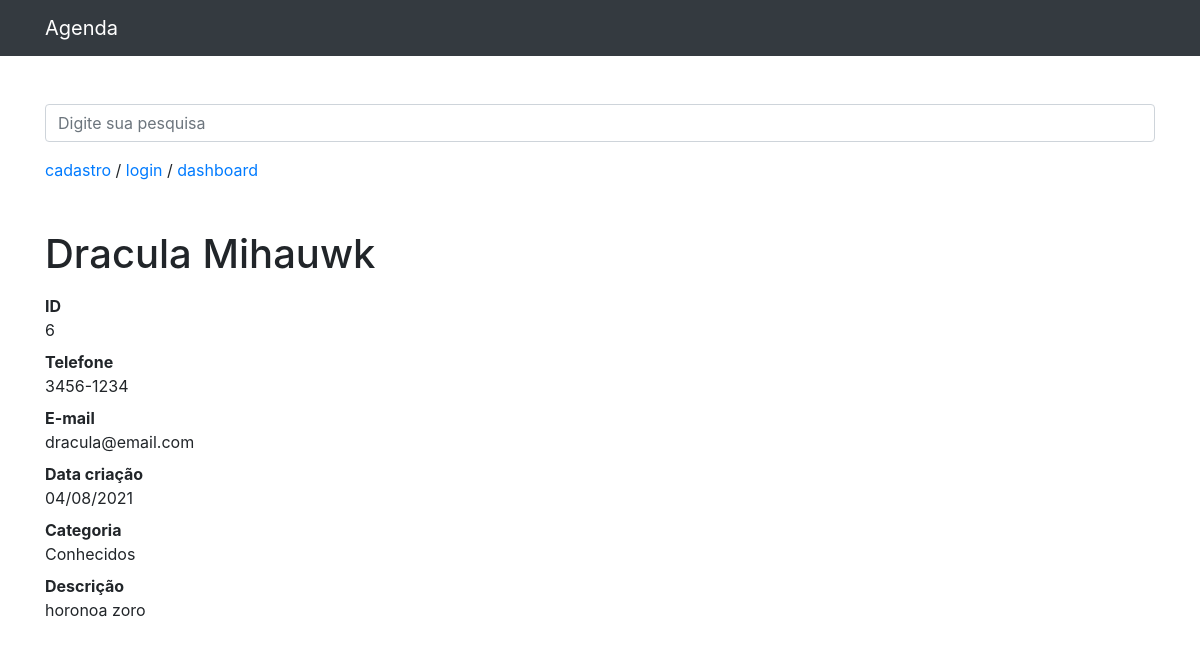
Page /6 on the committed database.
### contatos/models.py (models this page shows, shortened)
class Contato(models.Model):
    nome = models.CharField(max_length=255)
    sobrenome = models.CharField(max_length=255, blank=True)
    telefone = models.CharField(max_length=255)
    email = models.CharField(max_length=255, blank=True)
    data_cria = models.DateTimeField(default=timezone.now)
    descricao = models.TextField(blank=True)
    categoria = models.ForeignKey(Categoria, on_delete=models.DO_NOTHING)
    mostrar = models.BooleanField(default=True)
    foto = models.ImageField(blank=True, upload_to='fotos/%Y/%m/')

class Categoria(models.Model):
    nome = models.CharField(max_length=255)
    def __str__(self):
        return self.nome

### contatos/views.py (the view)
# urls.py: path('<int:contato_id>', views.ver_contato, name='ver_contato'),
def ver_contato(request, contato_id):
    contatos = get_object_or_404(Contato, id=contato_id)
    if not contatos.mostrar:
        raise Http404()
    return render(request, 'contatos/ver_contato.html', {
        'contatos': contatos
    })

### contatos/templates/contatos/ver_contato.html (shortened to what this page needs)
{%extends 'base.html'%}
{%block 'conteudo'%}
<h1 class="mt-5">{{contatos.nome}} {{contatos.sobrenome}}</h1>
<dl>
  <dt>ID</dt>
  <dd>{{contatos.id}}</dd>
  <dt>Telefone</dt>
  <dd>{{contatos.telefone}}</dd>
  <dt>E-mail</dt>
  <dd>{{contatos.email}}</dd>
  <dt>Data criação</dt>
  <dd>{{ contatos.data_cria|date:'d/m/Y' }}</dd>
  <dt>Categoria</dt>
  <dd>{{contatos.categoria}}</dd>
  <dt>Descrição</dt>
  <dd>{{contatos.descricao}}</dd>
</dl>
{%endblock%}

### rows in the picture
Contato: nome "Dracula", sobrenome "Mihauwk", id "6", telefone "3456-1234", email "dracula@email.com", data_cria "04/08/2021", categoria "Conhecidos", descricao "horonoa zoro"
